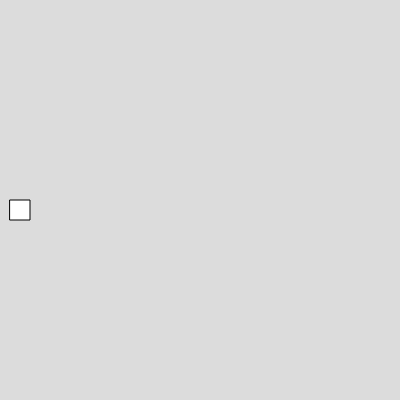
Frame 1 (no input)
Frame 60 (no input): blank canvas, image omitted
Frame 120 (the mouse pressed at the canvas centre since frame 60): blank canvas, image omitted

The p5.js sketch that drew this single still picture (run headless with seeded random() and noise() and a simulated clock; from frame 60 on, the mouse is pressed at the canvas centre):

// p5.js sketch
// ── sketch.js
var box;
function setup() 
{
  createCanvas(400, 400);
  box=new Box(10,200,20,20,3,4);
}

function draw() 
{
  background(220);
box.show();
box.move();
box.moveup();
}


// ── box.js
class Box
  {
    constructor(x,y,w,h,vx,vy)
    {
      this.x =x;
      this.y =y;
      this.w =w;
      this.h = h;
      this.vx = vx;
      this.vy = vy;
    }
    
    show()
    {
      rect(this.x,this.y,this.w,this.h)
    }
    
    move()
    {
      this.x = this.x+this.vx;
    }
moveup()
{
  this.y = this.y-this.vy;
}
  }

  
